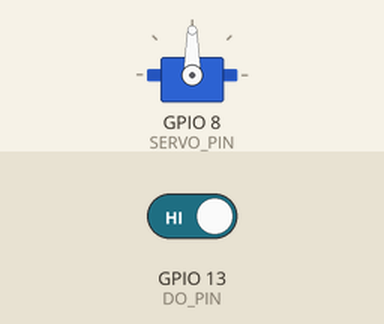
Recording of a sketch running on a simulated ESP32. Parts: servo. The test bench sets the inputs (shaded band); at power-on: GPIO 13 (DO_PIN) HIGH. What the sketch prints to the serial monitor is not drawn.

Above: at 2.2 s.
2.3 s: GPIO 13 (DO_PIN) driven LOW
At 3.9 s:
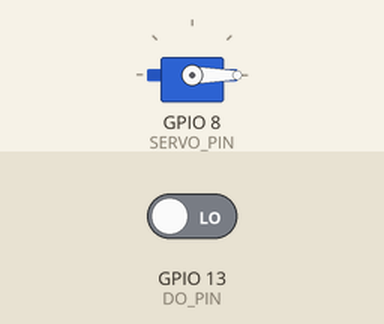
6.5 s: GPIO 13 (DO_PIN) driven HIGH
At 8.2 s:
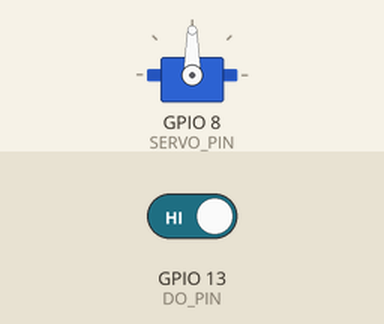
Timing chart, 0 to 9.7 s (numbered marks = the images above; inputs shaded):
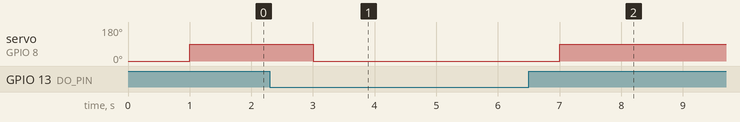

Measured:
- after the input at 2.3 s, servo on GPIO 8 (SERVO_PIN): 90° → 0° after 0.70 s
- after the input at 6.5 s, servo on GPIO 8 (SERVO_PIN): 0° → 90° after 0.50 s

The sketch:

Pendeteksi_Kebakaran.ino
```cpp
#include <ESP32Servo.h>

#define DO_PIN 13  // ESP32's pin GPIO13 connected to DO pin of the flame sensor
#define SERVO_PIN 8

Servo servo1;

void setup() {
  // initialize serial communication
  Serial.begin(115200);
  // initialize the ESP32's pin as an input
  pinMode(DO_PIN, INPUT);
  servo1.attach(SERVO_PIN);
  servo1.write(0); // posisi awal (pintu tertutup)
  delay(1000);

  Serial.println("Sistem Deteksi Kebakaran Siap...");
}

void loop() {
  int flame_state = digitalRead(DO_PIN);
  //High = Tidak ada api, Low = Ada api
    // ====== LOGIC ======
  if (flame_state == LOW) {
    Serial.println("Aman. Pintu tertutup.");
    servo1.write(0); // tutup pintu

  } else {
    Serial.println("🔥 KEBAKARAN TERDETEKSI! Pintu terbuka!");
    servo1.write(90); // buka pintu
  }

  Serial.println("----------------------");
  delay(2000);
}
```
